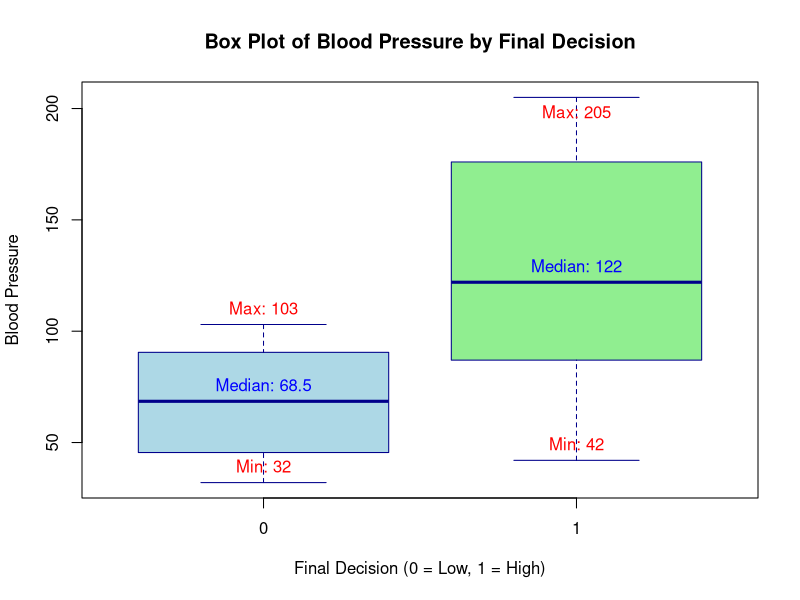
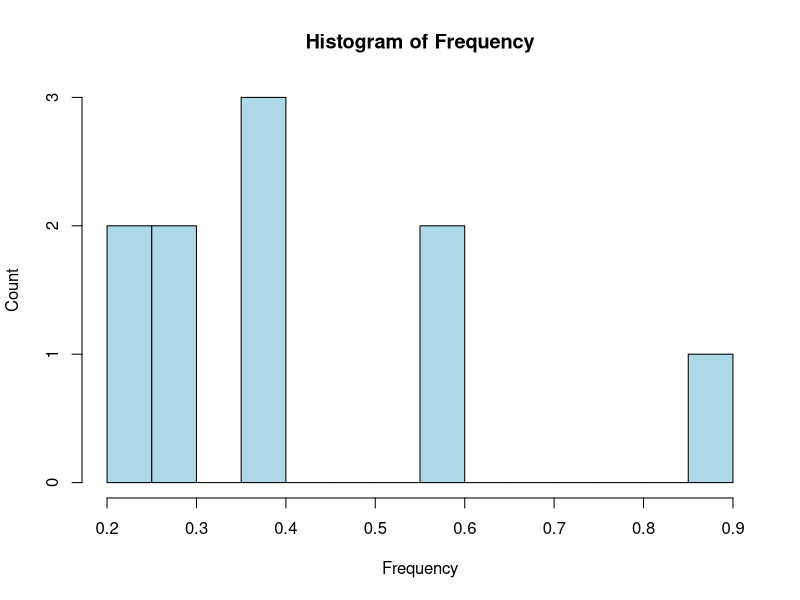
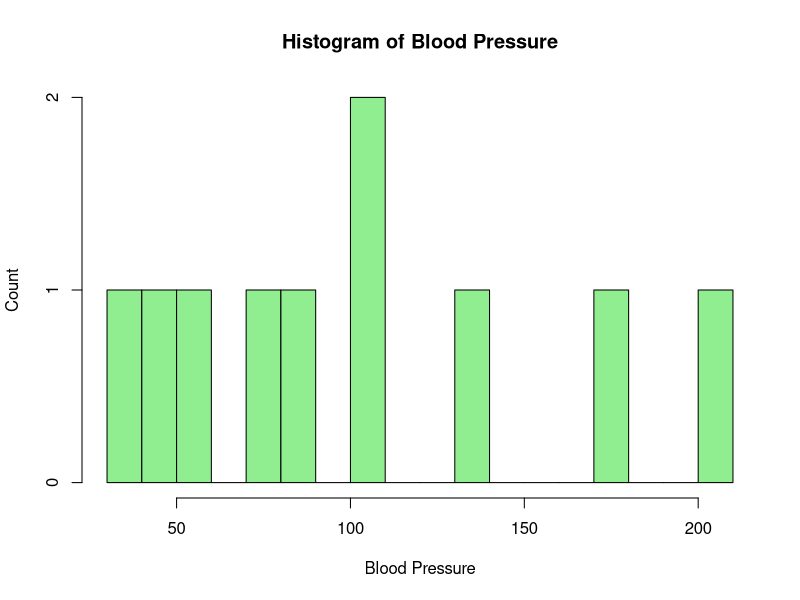

These charts were generated, in order, by the following R code:
# Set working directory
setwd("H:/My Drive/USF/R Programming/Week 4 - Programming Structure")

# Patients data frame
patients <- data.frame(
  frequency = c(0.6, 0.3, 0.4, 0.4, 0.2, 0.6, 0.3, 0.4, 0.9, 0.2),
  bloodPressure = c(103, 87, 32, 42, 59, 109, 78, 205, 135, 176),
  first = c("bad", "bad", "bad", "bad", "good", 
            "good", "good", "good", NA, "bad"),
  second = c("low", "low", "high", "high", "low", 
             "low", "high", "high", "high", "high"),
  finalDecision = c("low", "high", "low", "high", 
                    "low", "high", "low", "high", "high", "high")
)

# Turn chr variables into logical data

# Convert 'first' column: 1 for "bad", 0 for "good"
patients$first <- ifelse(patients$first == "bad", 1, 0)

# Convert 'second' column: 1 for "high", 0 for "low"
patients$second <- ifelse(patients$second == "high", 1, 0)

# Convert 'finalDecision' column: 1 for "high", 0 for "low"
patients$finalDecision <- ifelse(patients$finalDecision == "high", 1, 0)

# Display patient data
print(patients)

# Create a side-by-side box plot (boxplot(x, ...))
boxplot(bloodPressure ~ finalDecision, data = patients,
        main = "Box Plot of Blood Pressure by Final Decision",
        xlab = "Final Decision (0 = Low, 1 = High)",
        ylab = "Blood Pressure",
        col = c("lightblue", "lightgreen"),
        border = "darkblue")

# Calculate max, min, and median for each group
stats <- aggregate(
  bloodPressure ~ finalDecision, data = patients, 
  FUN = function(x) c(min = min(x), median = median(x), max = max(x)))

# Add max, min, and median to the plots
text(x = 1, y = stats$bloodPressure[1, "min"],labels = paste(
  "Min:", stats$bloodPressure[1, "min"]), pos = 3, col = "red")
text(x = 1, y = stats$bloodPressure[1, "median"], labels = paste(
  "Median:", stats$bloodPressure[1, "median"]), pos = 3, col = "blue")
text(x = 1, y = stats$bloodPressure[1, "max"], labels = paste(
  "Max:", stats$bloodPressure[1, "max"]), pos = 3, col = "red")

text(x = 2, y = stats$bloodPressure[2, "min"], labels = paste(
  "Min:", stats$bloodPressure[2, "min"]), pos = 3, col = "red")
text(x = 2, y = stats$bloodPressure[2, "median"], labels = paste(
  "Median:", stats$bloodPressure[2, "median"]), pos = 3, col = "blue")
text(x = 2, y = stats$bloodPressure[2, "max"], labels = paste(
  "Max:", stats$bloodPressure[2, "max"]), pos = 1, col = "red")

# The side-by-side box plot of blood pressure by final decision shows that
# the blood pressure values are much more spread out for a final decision of
# high compared to low. The plot also shows that while the blood pressure
# values for a final decision of high are mostly higher than blood pressure
# values for a decision of low, the minimum blood pressure value for a final
# decision of high is almost as low as the minimum blood pressure value for a 
# final decision of low. I would have expected there to be less overlap
# between low and high final decisions

# Histograms for numeric variables

# Histogram for the frequency variable
hist(patients$frequency,
     main = "Histogram of Frequency",
     xlab = "Frequency",
     ylab = "Count",
     col = "lightblue",
     border = "black",
     breaks = 10)  # Adjust the number of bins

# Histogram for the bloodPressure variable
hist(patients$bloodPressure,
     main = "Histogram of Blood Pressure",
     xlab = "Blood Pressure",
     ylab = "Count",
     col = "lightgreen",
     border = "black",
     breaks = 15)  # Adjust the number of bins
